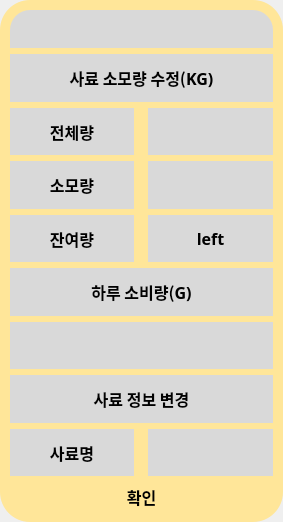
<?xml version="1.0" encoding="UTF-8"?>
<ui version="4.0">
 <class>foodmainFrame</class>
 <widget class="QWidget" name="foodmainFrame">
  <property name="geometry">
   <rect>
    <x>0</x>
    <y>0</y>
    <width>283</width>
    <height>522</height>
   </rect>
  </property>
  <property name="minimumSize">
   <size>
    <width>250</width>
    <height>500</height>
   </size>
  </property>
  <property name="windowTitle">
   <string>Form</string>
  </property>
  <property name="styleSheet">
   <string notr="true"/>
  </property>
  <layout class="QVBoxLayout" name="verticalLayout">
   <property name="spacing">
    <number>0</number>
   </property>
   <property name="leftMargin">
    <number>0</number>
   </property>
   <property name="topMargin">
    <number>0</number>
   </property>
   <property name="rightMargin">
    <number>0</number>
   </property>
   <property name="bottomMargin">
    <number>0</number>
   </property>
   <item>
    <widget class="QFrame" name="mainFrame">
     <property name="sizePolicy">
      <sizepolicy hsizetype="Preferred" vsizetype="Preferred">
       <horstretch>0</horstretch>
       <verstretch>0</verstretch>
      </sizepolicy>
     </property>
     <property name="minimumSize">
      <size>
       <width>250</width>
       <height>500</height>
      </size>
     </property>
     <property name="baseSize">
      <size>
       <width>0</width>
       <height>0</height>
      </size>
     </property>
     <property name="font">
      <font>
       <family>나눔고딕</family>
       <pointsize>12</pointsize>
       <weight>75</weight>
       <bold>true</bold>
      </font>
     </property>
     <property name="styleSheet">
      <string notr="true">background-color: rgb(255, 230, 153);
border-radius: 30px;</string>
     </property>
     <property name="frameShape">
      <enum>QFrame::StyledPanel</enum>
     </property>
     <property name="frameShadow">
      <enum>QFrame::Raised</enum>
     </property>
     <layout class="QGridLayout" name="gridLayout">
      <property name="leftMargin">
       <number>10</number>
      </property>
      <property name="topMargin">
       <number>10</number>
      </property>
      <property name="rightMargin">
       <number>10</number>
      </property>
      <property name="bottomMargin">
       <number>10</number>
      </property>
      <property name="horizontalSpacing">
       <number>7</number>
      </property>
      <item row="8" column="0" colspan="3">
       <widget class="QLabel" name="foodNameTitle">
        <property name="font">
         <font>
          <family>나눔고딕</family>
          <pointsize>12</pointsize>
          <weight>75</weight>
          <bold>true</bold>
         </font>
        </property>
        <property name="styleSheet">
         <string notr="true">background-color: rgb(217, 217, 217);
border-radius: 0px;</string>
        </property>
        <property name="text">
         <string>사료 정보 변경</string>
        </property>
        <property name="alignment">
         <set>Qt::AlignCenter</set>
        </property>
       </widget>
      </item>
      <item row="9" column="2">
       <widget class="QLineEdit" name="foodNameInput">
        <property name="sizePolicy">
         <sizepolicy hsizetype="Expanding" vsizetype="Preferred">
          <horstretch>0</horstretch>
          <verstretch>0</verstretch>
         </sizepolicy>
        </property>
        <property name="font">
         <font>
          <family>나눔고딕</family>
          <pointsize>12</pointsize>
          <weight>75</weight>
          <bold>true</bold>
         </font>
        </property>
        <property name="styleSheet">
         <string notr="true">background-color: rgb(217, 217, 217);
border-radius: 0px;</string>
        </property>
        <property name="text">
         <string/>
        </property>
        <property name="alignment">
         <set>Qt::AlignCenter</set>
        </property>
       </widget>
      </item>
      <item row="11" column="0" colspan="3">
       <widget class="QPushButton" name="confirm">
        <property name="minimumSize">
         <size>
          <width>0</width>
          <height>30</height>
         </size>
        </property>
        <property name="maximumSize">
         <size>
          <width>16777215</width>
          <height>30</height>
         </size>
        </property>
        <property name="font">
         <font>
          <family>나눔고딕</family>
          <pointsize>12</pointsize>
          <weight>75</weight>
          <bold>true</bold>
         </font>
        </property>
        <property name="styleSheet">
         <string notr="true">QPushButton{
background-color: rgb(255, 230, 153);
border-radius: 15px;
}
QPushButton:hover{
background-color: rgb(197, 197, 197);
border-radius: 15px;
}</string>
        </property>
        <property name="text">
         <string>확인</string>
        </property>
       </widget>
      </item>
      <item row="9" column="0">
       <widget class="QLabel" name="foodName">
        <property name="font">
         <font>
          <family>나눔고딕</family>
          <pointsize>12</pointsize>
          <weight>75</weight>
          <bold>true</bold>
         </font>
        </property>
        <property name="styleSheet">
         <string notr="true">background-color: rgb(217, 217, 217);
border-radius: 0px;</string>
        </property>
        <property name="text">
         <string>사료명</string>
        </property>
        <property name="alignment">
         <set>Qt::AlignCenter</set>
        </property>
       </widget>
      </item>
      <item row="2" column="2">
       <widget class="QLineEdit" name="wholeFoodInput">
        <property name="sizePolicy">
         <sizepolicy hsizetype="Expanding" vsizetype="Preferred">
          <horstretch>0</horstretch>
          <verstretch>0</verstretch>
         </sizepolicy>
        </property>
        <property name="font">
         <font>
          <family>나눔고딕</family>
          <pointsize>12</pointsize>
          <weight>75</weight>
          <bold>true</bold>
         </font>
        </property>
        <property name="styleSheet">
         <string notr="true">background-color: rgb(217, 217, 217);
border-radius: 0px;</string>
        </property>
        <property name="text">
         <string/>
        </property>
        <property name="alignment">
         <set>Qt::AlignCenter</set>
        </property>
       </widget>
      </item>
      <item row="3" column="0">
       <widget class="QLabel" name="foodEating">
        <property name="font">
         <font>
          <family>나눔고딕</family>
          <pointsize>12</pointsize>
          <weight>75</weight>
          <bold>true</bold>
         </font>
        </property>
        <property name="styleSheet">
         <string notr="true">background-color: rgb(217, 217, 217);
border-radius: 0px;</string>
        </property>
        <property name="text">
         <string>소모량</string>
        </property>
        <property name="alignment">
         <set>Qt::AlignCenter</set>
        </property>
       </widget>
      </item>
      <item row="3" column="2">
       <widget class="QLineEdit" name="FoodEatingInput">
        <property name="sizePolicy">
         <sizepolicy hsizetype="Expanding" vsizetype="Preferred">
          <horstretch>0</horstretch>
          <verstretch>0</verstretch>
         </sizepolicy>
        </property>
        <property name="font">
         <font>
          <family>나눔고딕</family>
          <pointsize>12</pointsize>
          <weight>75</weight>
          <bold>true</bold>
         </font>
        </property>
        <property name="styleSheet">
         <string notr="true">background-color: rgb(217, 217, 217);
border-radius: 0px;</string>
        </property>
        <property name="text">
         <string/>
        </property>
        <property name="alignment">
         <set>Qt::AlignCenter</set>
        </property>
       </widget>
      </item>
      <item row="5" column="0">
       <widget class="QLabel" name="leftFood">
        <property name="font">
         <font>
          <family>나눔고딕</family>
          <pointsize>12</pointsize>
          <weight>75</weight>
          <bold>true</bold>
         </font>
        </property>
        <property name="styleSheet">
         <string notr="true">background-color: rgb(217, 217, 217);
border-radius: 0px;</string>
        </property>
        <property name="text">
         <string>잔여량</string>
        </property>
        <property name="alignment">
         <set>Qt::AlignCenter</set>
        </property>
       </widget>
      </item>
      <item row="1" column="0" colspan="3">
       <widget class="QLabel" name="foodEatingTitle">
        <property name="sizePolicy">
         <sizepolicy hsizetype="Minimum" vsizetype="Preferred">
          <horstretch>0</horstretch>
          <verstretch>0</verstretch>
         </sizepolicy>
        </property>
        <property name="minimumSize">
         <size>
          <width>0</width>
          <height>40</height>
         </size>
        </property>
        <property name="font">
         <font>
          <family>나눔고딕</family>
          <pointsize>12</pointsize>
          <weight>75</weight>
          <bold>true</bold>
         </font>
        </property>
        <property name="styleSheet">
         <string notr="true">background-color: rgb(217, 217, 217);
border-radius: 0px;</string>
        </property>
        <property name="text">
         <string>사료 소모량 수정(KG)</string>
        </property>
        <property name="alignment">
         <set>Qt::AlignCenter</set>
        </property>
       </widget>
      </item>
      <item row="2" column="0">
       <widget class="QLabel" name="wholeFood">
        <property name="font">
         <font>
          <family>나눔고딕</family>
          <pointsize>12</pointsize>
          <weight>75</weight>
          <bold>true</bold>
         </font>
        </property>
        <property name="styleSheet">
         <string notr="true">background-color: rgb(217, 217, 217);
border-radius: 0px;</string>
        </property>
        <property name="text">
         <string>전체량</string>
        </property>
        <property name="alignment">
         <set>Qt::AlignCenter</set>
        </property>
       </widget>
      </item>
      <item row="6" column="0" colspan="3">
       <widget class="QLabel" name="dayEating">
        <property name="font">
         <font>
          <family>나눔고딕</family>
          <pointsize>12</pointsize>
          <weight>75</weight>
          <bold>true</bold>
         </font>
        </property>
        <property name="styleSheet">
         <string notr="true">background-color: rgb(217, 217, 217);
border-radius: 0px;</string>
        </property>
        <property name="text">
         <string>하루 소비량(G)</string>
        </property>
        <property name="alignment">
         <set>Qt::AlignCenter</set>
        </property>
       </widget>
      </item>
      <item row="7" column="0" colspan="3">
       <widget class="QLineEdit" name="dayEatingInput">
        <property name="sizePolicy">
         <sizepolicy hsizetype="Expanding" vsizetype="Preferred">
          <horstretch>0</horstretch>
          <verstretch>0</verstretch>
         </sizepolicy>
        </property>
        <property name="font">
         <font>
          <family>나눔고딕</family>
          <pointsize>12</pointsize>
          <weight>75</weight>
          <bold>true</bold>
         </font>
        </property>
        <property name="styleSheet">
         <string notr="true">background-color: rgb(217, 217, 217);
border-radius: 0px;</string>
        </property>
        <property name="text">
         <string/>
        </property>
        <property name="alignment">
         <set>Qt::AlignCenter</set>
        </property>
       </widget>
      </item>
      <item row="10" column="0">
       <spacer name="spacer">
        <property name="orientation">
         <enum>Qt::Horizontal</enum>
        </property>
        <property name="sizeType">
         <enum>QSizePolicy::Expanding</enum>
        </property>
        <property name="sizeHint" stdset="0">
         <size>
          <width>50</width>
          <height>0</height>
         </size>
        </property>
       </spacer>
      </item>
      <item row="0" column="0" colspan="3">
       <widget class="QFrame" name="titleFrame">
        <property name="sizePolicy">
         <sizepolicy hsizetype="Preferred" vsizetype="Fixed">
          <horstretch>0</horstretch>
          <verstretch>0</verstretch>
         </sizepolicy>
        </property>
        <property name="styleSheet">
         <string notr="true">background-color: rgb(217, 217, 217);
border-bottom-right-radius: 0px;
border-bottom-left-radius: 0px;
border-top-right-radius: 20px;
border-top-left-radius: 20px;</string>
        </property>
        <property name="frameShape">
         <enum>QFrame::StyledPanel</enum>
        </property>
        <property name="frameShadow">
         <enum>QFrame::Raised</enum>
        </property>
        <layout class="QHBoxLayout" name="horizontalLayout_2">
         <item>
          <spacer name="sideSpacer">
           <property name="orientation">
            <enum>Qt::Horizontal</enum>
           </property>
           <property name="sizeType">
            <enum>QSizePolicy::Preferred</enum>
           </property>
           <property name="sizeHint" stdset="0">
            <size>
             <width>99999</width>
             <height>20</height>
            </size>
           </property>
          </spacer>
         </item>
         <item>
          <widget class="QPushButton" name="close">
           <property name="sizePolicy">
            <sizepolicy hsizetype="Preferred" vsizetype="Fixed">
             <horstretch>0</horstretch>
             <verstretch>0</verstretch>
            </sizepolicy>
           </property>
           <property name="minimumSize">
            <size>
             <width>20</width>
             <height>20</height>
            </size>
           </property>
           <property name="maximumSize">
            <size>
             <width>20</width>
             <height>20</height>
            </size>
           </property>
           <property name="styleSheet">
            <string notr="true">border-image: url(:/source/close.PNG)</string>
           </property>
           <property name="text">
            <string/>
           </property>
           <property name="icon">
            <iconset resource="../source/window.qrc">
             <normaloff>:/source/close.PNG</normaloff>:/source/close.PNG</iconset>
           </property>
          </widget>
         </item>
        </layout>
       </widget>
      </item>
      <item row="5" column="2">
       <widget class="QLabel" name="leftFoodData">
        <property name="font">
         <font>
          <family>나눔고딕</family>
          <pointsize>12</pointsize>
          <weight>75</weight>
          <bold>true</bold>
         </font>
        </property>
        <property name="styleSheet">
         <string notr="true">background-color: rgb(217, 217, 217);
border-radius: 0px;</string>
        </property>
        <property name="text">
         <string>left</string>
        </property>
        <property name="alignment">
         <set>Qt::AlignCenter</set>
        </property>
       </widget>
      </item>
     </layout>
    </widget>
   </item>
  </layout>
 </widget>
 <resources>
  <include location="../source/window.qrc"/>
 </resources>
 <connections/>
</ui>
